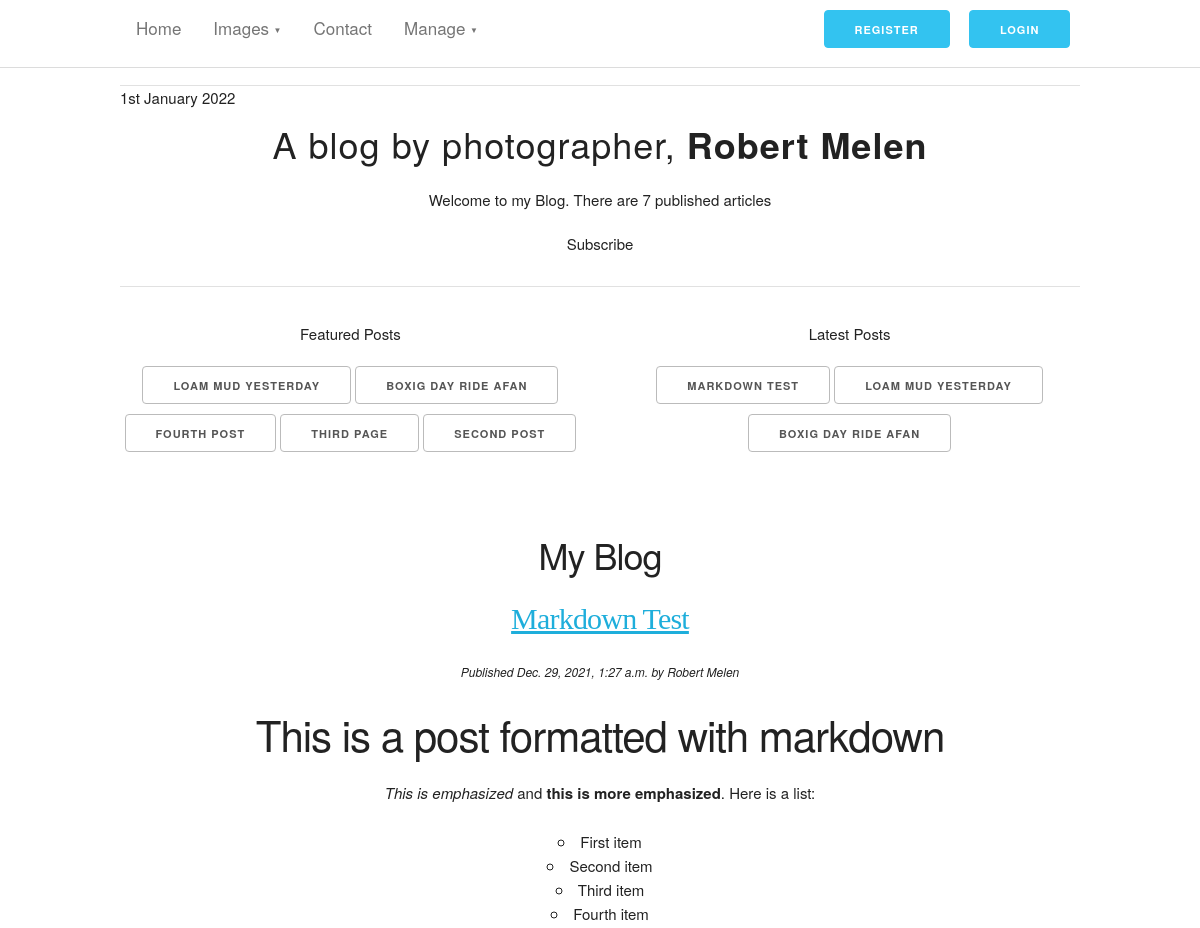
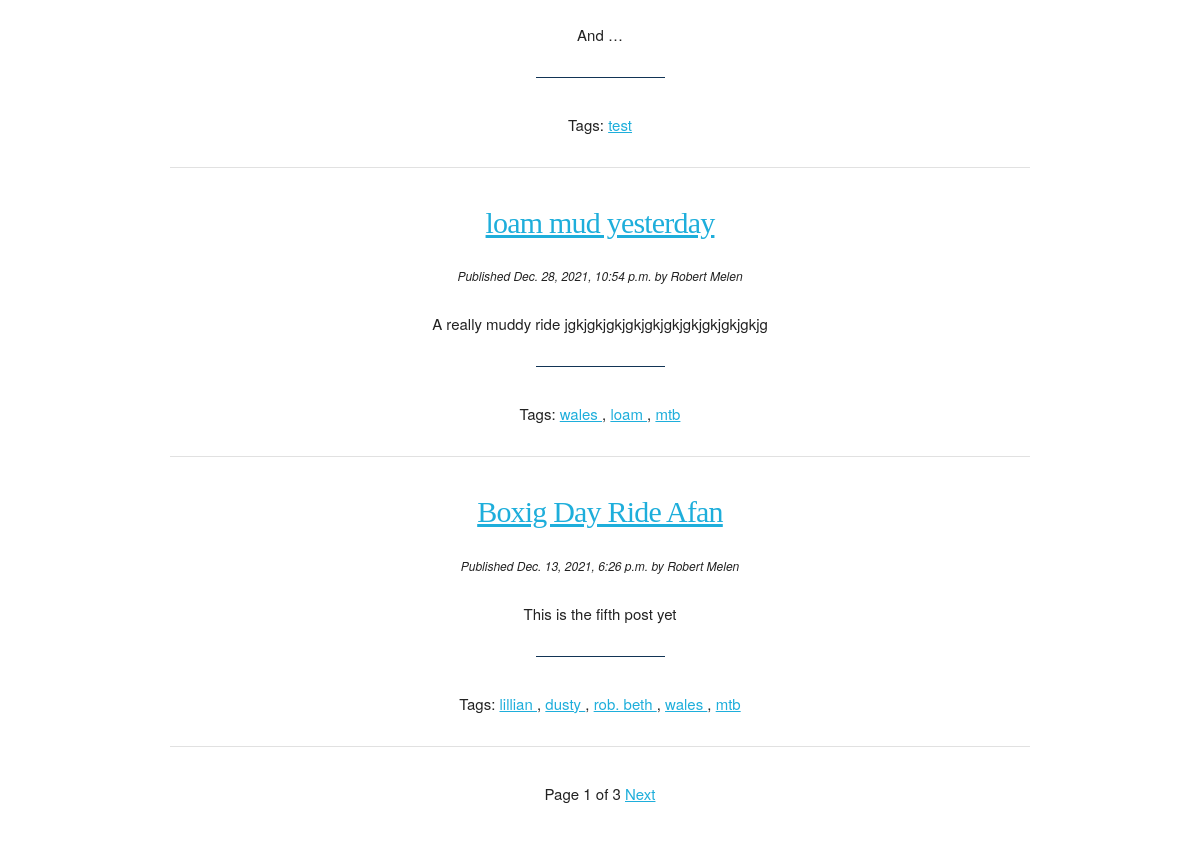
The page /myblog/ on the database its author committed (2 pictures, top to bottom).
### myblog/models.py (models this page shows, shortened)
class Post(models.Model):
    STATUS = (
        ('published', 'Published'),
        ('unpublished', 'Unpublished'),
    )
    title = models.CharField(max_length=250, null=False, blank=False)
    summary = models.CharField(max_length=100, blank=True)
    slug = models.SlugField(unique_for_date='publish')
    author = models.ForeignKey(Author, on_delete=models.CASCADE, related_name='blog_posts')
    body = models.TextField()
    publish = models.DateTimeField(default=timezone.now)
    created = models.DateTimeField(auto_now_add=True)
    updated = models.DateTimeField(auto_now=True)
    edited = models.DateTimeField(auto_now_add=True)
    status = models.CharField(max_length=50, choices=STATUS, default='unpublished')
    featured = models.BooleanField(default=False)
    comments_option = models.BooleanField(default=True)
    objects = models.Manager()
    published = PublishedManager()
    feature = FeaturedManager()
    tags = TaggableManager(verbose_name="Add Tags", help_text="Use comma to separate")
    class Meta:
        ordering = ('-publish',)
    def get_absolute_url(self):
        return reverse('myblog:post_detail', args=[self.publish.year,
                                                   self.publish.month,
                                                   self.publish.day,
                                                   self.slug])

class Author(models.Model):
    name = models.CharField(max_length=100, null=True, blank=True)
    email = models.EmailField(max_length=70,blank=True,unique=True)
    bio = models.TextField(max_length=200, null=True, blank=True)
    def __str__(self):
        return self.name

### myblog/views.py (the view)
# urls.py: path('', views.post_list, name='post_list'),
def post_list(request, tag_slug=None):
    object_list = Post.published.all()
    tag = None
    if tag_slug:
        tag = get_object_or_404(Tag, slug=tag_slug)
        object_list = object_list.filter(tags__in=[tag])
    paginator = Paginator(object_list, 3)
    page = request.GET.get('page')
    try:
        posts = paginator.page(page)
    except PageNotAnInteger:
        posts = paginator.page(1)
    except EmptyPage:
        posts = paginator.page(paginator.num_pages)
    return render(request,
                  'post/list.html',
                  {'page': page,
                   'posts': posts,
                   'tag': tag})

### myblog/models.py (called while the page is built)
    def get_queryset(self):
        return super(PublishedManager, self).get_queryset().filter(status='published')

    def get_queryset(self):
        return super(FeaturedManager, self).get_queryset().filter(featured=True, status='published')

### myblog/templatetags/blog_tags.py (called while the page is built)
@register.filter(name='markdown')
def markdown_format(text):
    return mark_safe(markdown.markdown(text))

@register.simple_tag
def total_posts():
    return Post.published.count()

@register.inclusion_tag('post/latest_posts.html')
def show_latest_posts(count=3):
    latest_posts = Post.published.order_by('-publish')[:count]
    return {'latest_posts' : latest_posts}

@register.inclusion_tag('post/featured_posts.html')
def featured_posts(count=5):
    featured_posts = Post.feature.all()[:count]
    return {'featured_posts' : featured_posts }

### myblog/templates/post/list.html (shortened to what this page needs)
{% extends "blog/base.html" %}
{% load blog_tags %}
{% block content %}
<strong><h3>My Blog</h3></strong>
{% for post in posts %}
    <h4>
        <a href="{{ post.get_absolute_url }}">
            {{ post.title }}
        </a>
    </h4>
    <p>
        <small><em>Published {{ post.publish }} by {{ post.author }}</small></em>
    </p>
    {{ post.body|markdown|truncatewords:30 }}
    <hr style="width : 15%; border-color: #123455">
<div>
    <p class="tags"><h7>Tags:</h7>
                {% for tag in post.tags.all %}
                <a href="{% url "myblog:post_list_by_tag" tag.slug %}">
                {{tag.name}}
                </a>
                {% if not forloop.last %}, {% endif %}
                {% endfor %}
    </p>
    <hr>
</div>
{% endfor %}
    {% include "pagination.html" with page=posts %}
{% endblock %}

### myblog/templates/post/featured_posts.html
<h6 style="display: inline-block">
    {% for post in featured_posts %}
        <a class="button" href="{{ post.get_absolute_url }}">{{ post.title }}</a>
    {% endfor %}
</h6>

### myblog/templates/post/latest_posts.html
<H6>
    {% for post in latest_posts %}
        <a class="button" href="{{ post.get_absolute_url }}">{{ post.title }}</a>
    {% endfor %}
</H6>

### myblog/static/css/skeleton.css (style rules this page uses)
html { font-size: 62.5%; }
body { font-size: 1.5em; line-height: 1.6; font-weight: 400; font-family: "Raleway", "HelveticaNeue", "Helvetica Neue", Helvetica, Arial, sans-serif; color: #222; }
h1, h2, h3, h4, h5, h6 { margin-top: 0; margin-bottom: 2rem; font-weight: 300; }
h2 { font-size: 3.6rem; line-height: 1.25; letter-spacing: -.1rem; }
h3 { font-size: 3.0rem; line-height: 1.3; letter-spacing: -.1rem; }
h4 { font-size: 2.4rem; line-height: 1.35; letter-spacing: -.08rem; }
h6 { font-size: 1.5rem; line-height: 1.6; letter-spacing: 0; }
@media (min-width: 550px) { h2 { font-size: 4.2rem; } }
@media (min-width: 550px) { h3 { font-size: 3.6rem; } }
@media (min-width: 550px) { h4 { font-size: 3.0rem; } }
@media (min-width: 550px) { h6 { font-size: 1.5rem; } }
p { margin-top: 0; }
a { color: #1EAEDB; }
.button, button, input[type="submit"], input[type="reset"], input[type="button"] { display: inline-block; height: 38px; padding: 0 30px; color: #555; text-align: center; font-size: 11px; font-weight: 600; line-height: 38px; letter-spacing: .1rem; text-transform: uppercase; text-decoration: none; white-space: nowrap; background-color: transparent; border-radius: 4px; border: 1px solid #bbb; cursor: pointer; box-sizing: border-box; }
ul { list-style: circle inside; }
ol, ul { padding-left: 0; margin-top: 0; }
button, .button { margin-bottom: 1rem; }
pre, blockquote, dl, figure, table, p, ul, ol, form { margin-bottom: 2.5rem; }
hr { margin-top: 3rem; margin-bottom: 3.5rem; border-width: 0; border-top: 1px solid #E1E1E1; }

### myblog/static/css/gh.css (style rules this page uses)
body { padding-top: 56px; }

### rows shown on the page
Post: title "LOAM MUD YESTERDAY", title "loam mud yesterday", publish "Dec. 28, 2021, 10:54 p.m.", author "Robert Melen", body "A really muddy ride jgkjgkjgkjgkjgkjgkjgkjgkjgkjgkjg"
Post: title "BOXIG DAY RIDE AFAN", title "Boxig Day Ride Afan", publish "Dec. 13, 2021, 6:26 p.m.", author "Robert Melen", body "This is the fifth post yet"
Post: title "FOURTH POST"
Post: title "THIRD PAGE"
Post: title "SECOND POST"
Post: title "MARKDOWN TEST", title "Markdown Test", publish "Dec. 29, 2021, 1:27 a.m.", author "Robert Melen", body "This is a post formatted with markdown This is emphasized and this is more emphasized . Here is a list: First item Second item Third item Fourth item And …"
Tag: name "test"
Tag: name "wales"
Tag: name "loam"
Tag: name "mtb"
Tag: name "lillian"
Tag: name "dusty"
Tag: name "rob. beth"

### other values the page prints
{{ page.number }} "1"
{{ page.paginator.num_pages }} "3"
